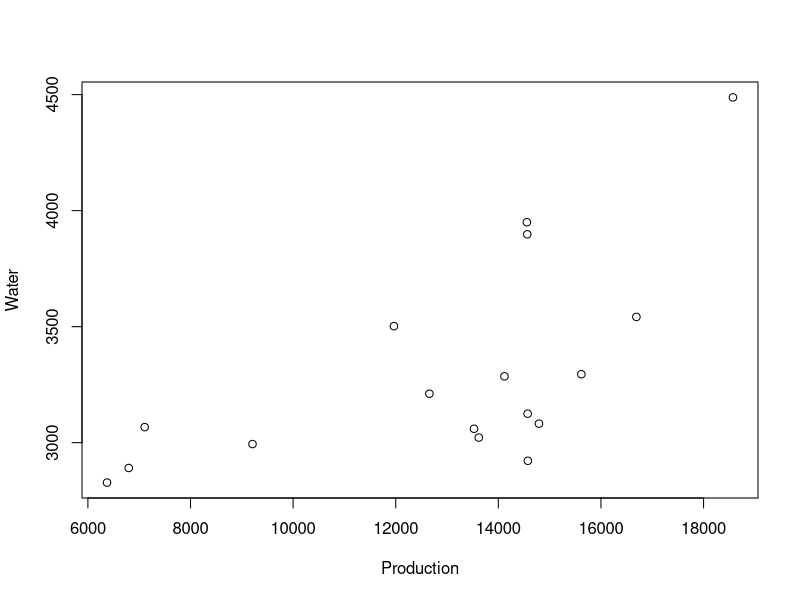
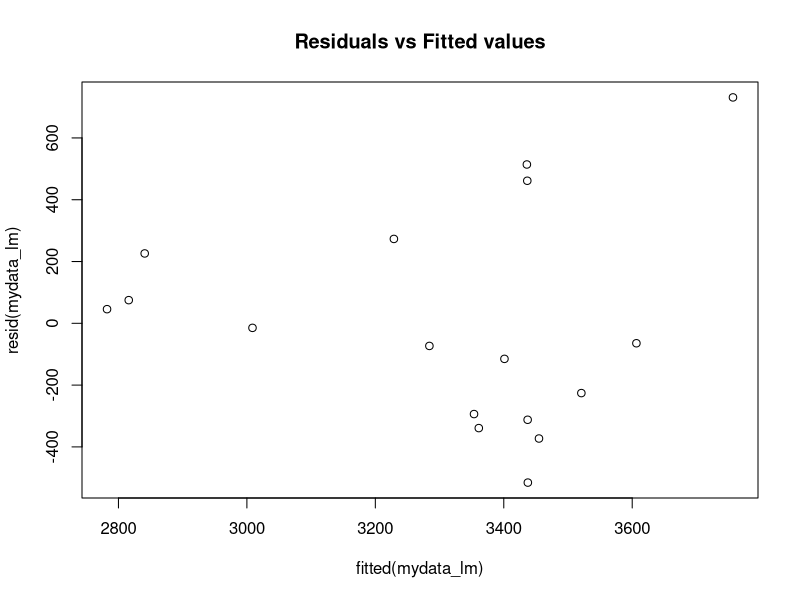
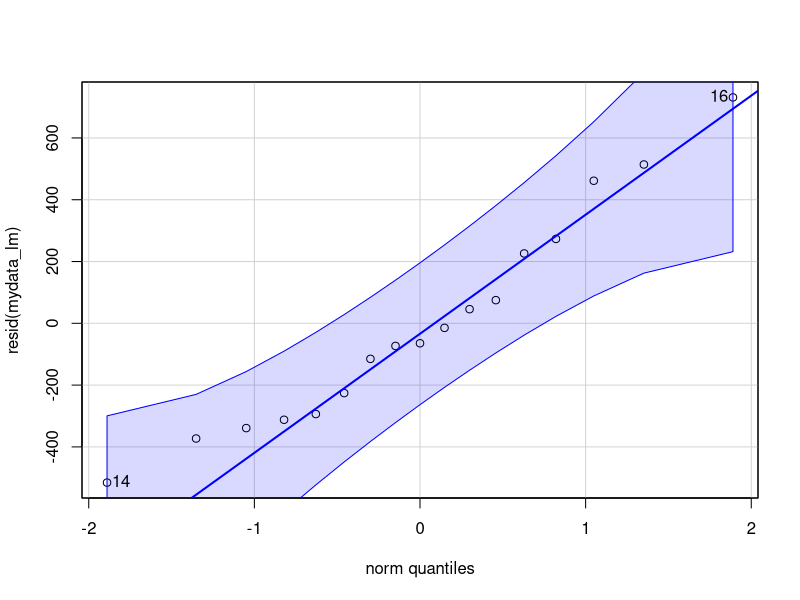
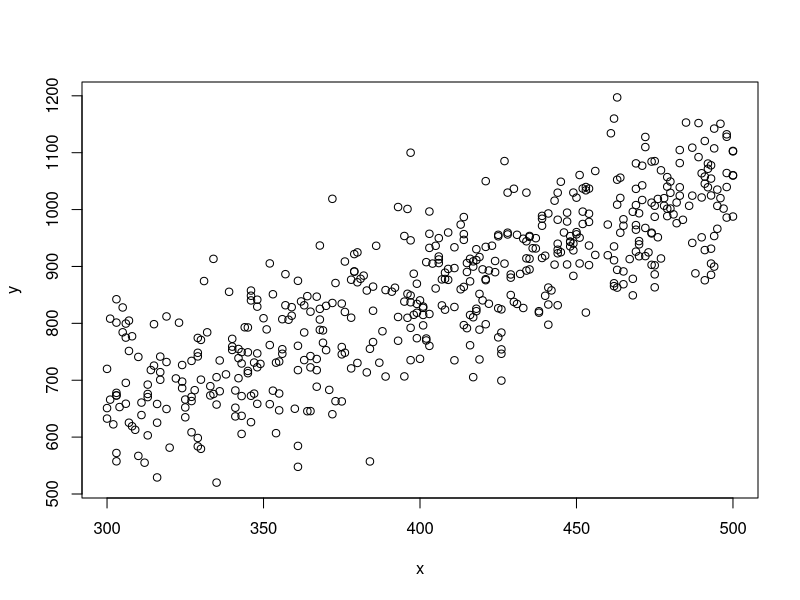
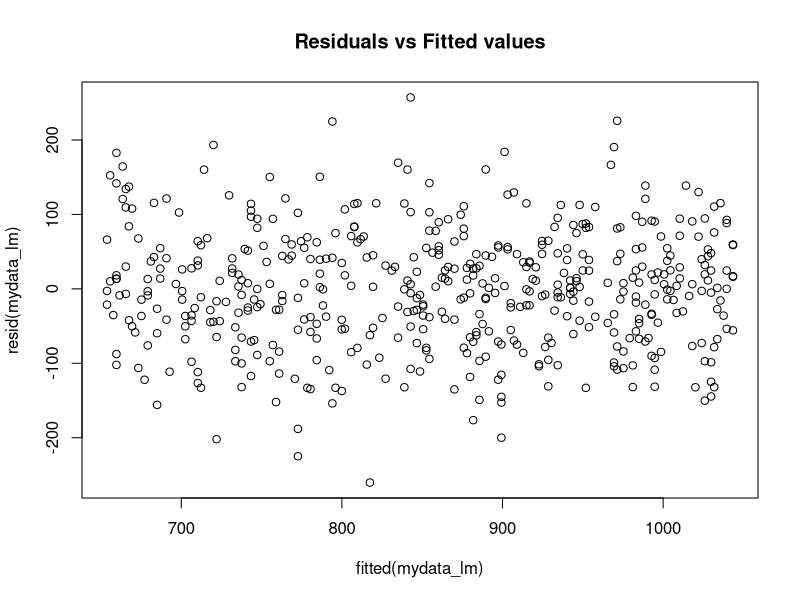
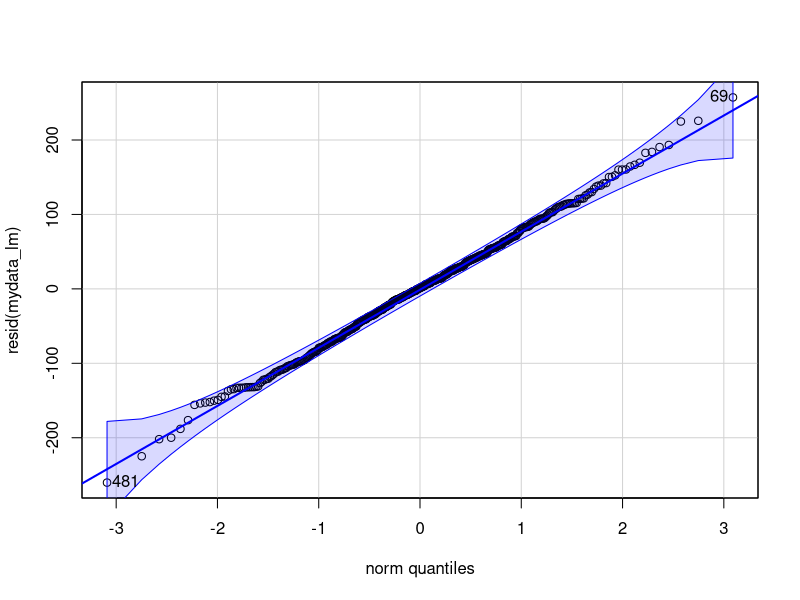
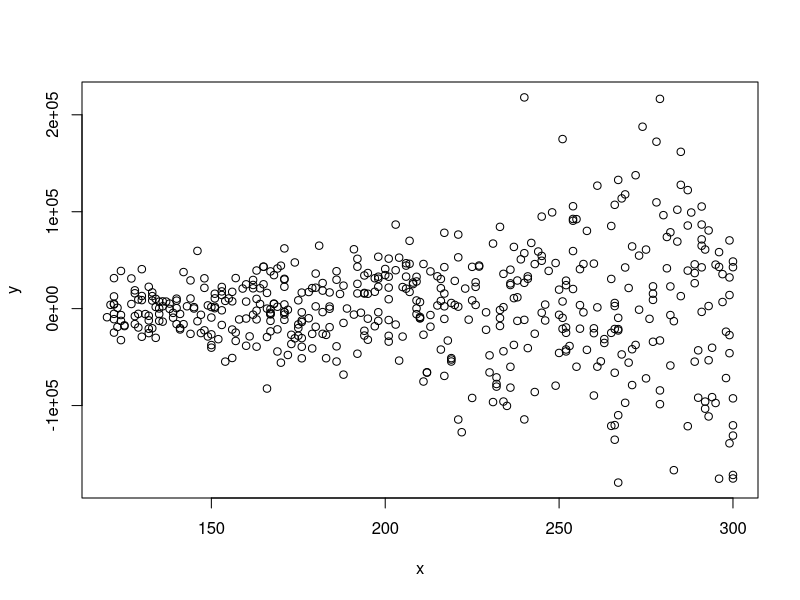
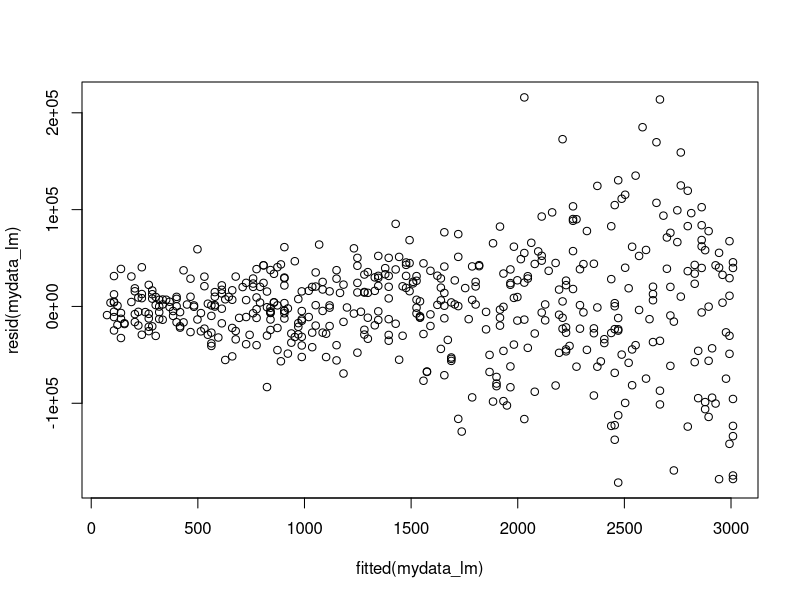

These charts were generated, in order, by the following R code:
## ---- chunk 1
knitr::opts_chunk$set(echo = TRUE, comment=NA, toc=TRUE)
library(tidyverse)
## ---- chunk 2
mydata <- read_csv("water.csv")
attach(mydata)
head(mydata)
## ---- chunk 3
plot(mydata)
## ---- chunk 4
mydata_lm <- lm(Water ~ Production)
summary(mydata_lm)
## ---- chunk 5
plot(fitted(mydata_lm), resid(mydata_lm), main =  "Residuals vs Fitted values")
## ---- chunk 6
library(car)
qqPlot(resid(mydata_lm))
## ---- chunk 7
mydata <- read_csv("LinearReg1.csv")
attach(mydata)
head(mydata)
## ---- chunk 8
plot(mydata)
## ---- chunk 9
mydata_lm <- lm(y ~ x)
summary(mydata_lm)
## ---- chunk 10
plot(fitted(mydata_lm), resid(mydata_lm), main =  "Residuals vs Fitted values")
## ---- chunk 11
qqPlot(resid(mydata_lm))
## ---- chunk 12
mydata <- read_csv("LinearReg2.csv")
attach(mydata)
head(mydata)
## ---- chunk 13
plot(mydata)
## ---- chunk 14
mydata_lm <- lm(y ~ x)
summary(mydata_lm)
## ---- chunk 15
plot(fitted(mydata_lm), resid(mydata_lm))
## ---- chunk 16
qqPlot(resid(mydata_lm))
